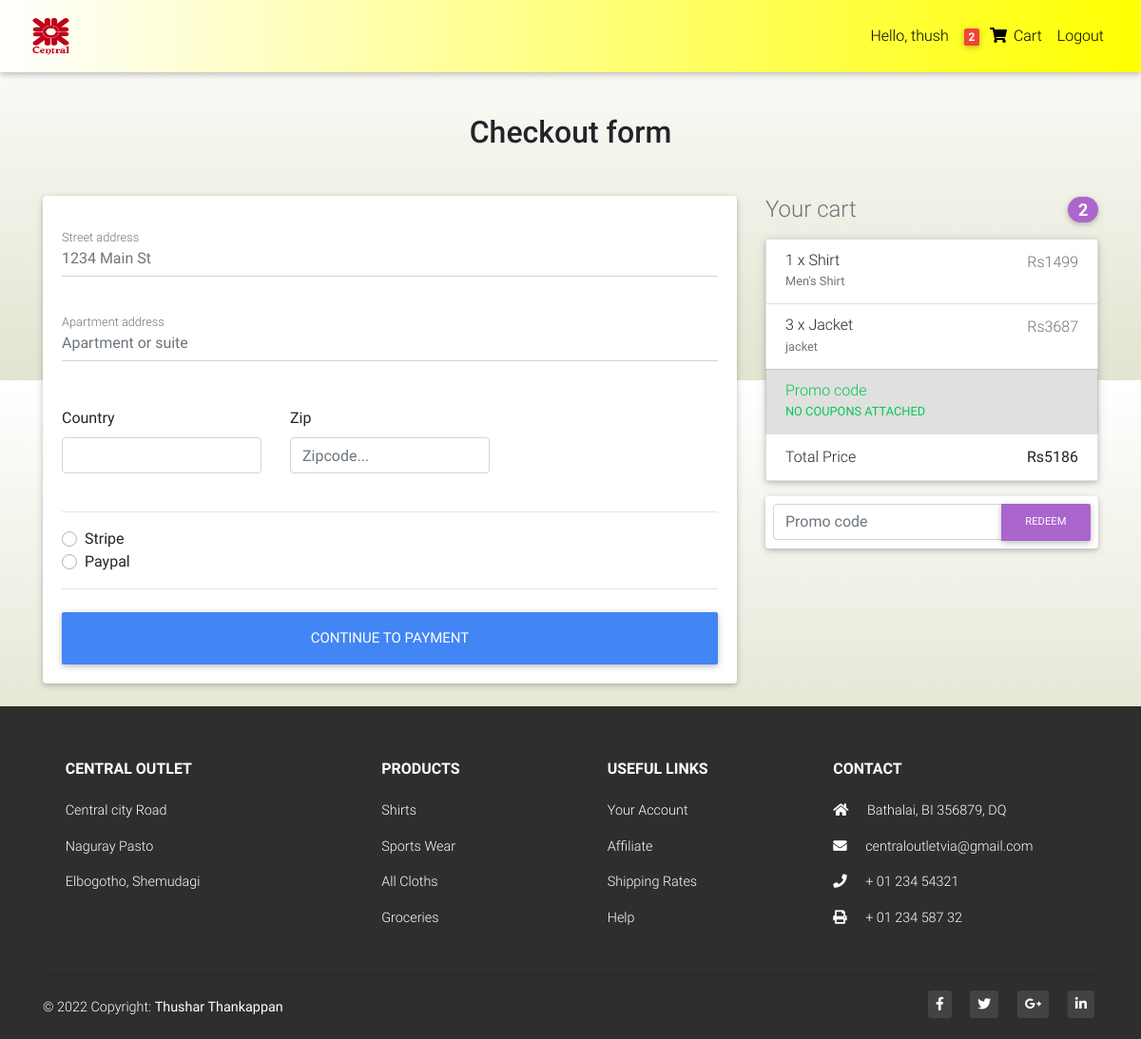
Screenshot of /checkout/ (signed in) with the database file from the repository.
### buyapp/models.py (models this page shows, shortened)
class Order(models.Model):
    user = models.ForeignKey(User, on_delete=models.CASCADE)
    items = models.ManyToManyField(OrderItem)
    address = models.ForeignKey(
        "Address", on_delete=models.SET_NULL, blank=True, null=True)
    payment = models.ForeignKey(
        "Payment", on_delete=models.SET_NULL, blank=True, null=True)
    coupon = models.ForeignKey(
        "Coupon", on_delete=models.SET_NULL, blank=True, null=True)
    ordered = models.BooleanField(default=False)
    start_date = models.DateTimeField(auto_now_add=True)
    ordered_date = models.DateTimeField()
    def get_total(self):
        total = 0
        for order_item in self.items.all():
            total += order_item.get_final_price()
        if self.coupon:
            total -= self.coupon.amount
        return total

class OrderItem(models.Model):
    user = models.ForeignKey(User, on_delete=models.CASCADE)
    item = models.ForeignKey(Item, on_delete=models.CASCADE)
    ordered = models.BooleanField(default=False)
    quantity = models.IntegerField(default=1)
    def get_total_item_discount_price(self):
        return self.quantity * self.item.discount_price
    def get_final_price(self):
        if self.item.discount_price:
            return self.get_total_item_discount_price()
        return self.get_total_item_price()

class Item(models.Model):
    title = models.CharField(max_length=200)
    price = models.IntegerField()
    discount_price = models.IntegerField(blank=True, null=True)
    slug = models.SlugField()
    status = models.CharField(max_length=200)
    category = models.CharField(choices=CATEGORY_CHOICES, max_length=2)
    label = models.CharField(choices=LABEL_CHOICES, max_length=2)
    description = models.TextField()
    image = models.ImageField(default='default.jpg', upload_to='productImages')

### buyapp/views.py (the view, shortened to what this page needs)
# urls.py: path('checkout/', CheckoutView.as_view(), name='checkout'),
class CheckoutView(View):
    def get(self, *args, **kwargs):
        order = Order.objects.get(user=self.request.user, ordered=False)
        coupon_form = CouponForm()
        form = AddressForm()
        context = {
            'form': form,
            'order': order,
            'coupon_form': coupon_form,
            "DISPLAY_COUPON_FORM": True
        }
        return render(self.request, 'checkout.html', context)

### buyapp/forms.py
class AddressForm(forms.Form):
    street_address = forms.CharField()
    apartment_address = forms.CharField()
    country = CountryField(blank_label="Select country").formfield(widget=CountrySelectWidget(attrs={
        "class": "custom-select d-block w-100"
    }))
    zip = forms.CharField(required=False)
    save_info = forms.BooleanField(required=False)
    use_default = forms.BooleanField(required=False)
    payment_option = forms.ChoiceField(
        widget=forms.RadioSelect(), choices=PAYMENT_CHOICES)

class CouponForm(forms.Form):
    code = forms.CharField(widget=forms.TextInput(attrs={
        'class': "form-control",
        'placeholder': "Promo code",
        'aria-label ': "Recipient's username",
        'aria-describedby': "basic-addon2"
    }), max_length=50)

### buyapp/templatetags/cart_template_tags.py (called while the page is built)
@register.filter
def cart_item_count(user):
    if user.is_authenticated:
        qs = Order.objects.filter(user=user, ordered=False)
        if qs.exists():
            order = qs[0]
            return order.items.count()
    return 0

### templates/checkout.html (shortened to what this page needs)
{% extends 'base.html' %}
{% load crispy_forms_tags %}
{% block content %}
<main class="mt-5 pt-4">
  <div class="container wow fadeIn">
    <h2 class="my-5 h2 text-center">Checkout form</h2>
    <div class="row">
      <div class="col-md-8 mb-4">
        <div class="card">
          <form class="card-body" method="POST">
            <div class="md-form mb-5">
              <input type="text" name="street_address" id="street_address" class="form-control" placeholder="1234 Main St" required>
              <label for="street_address" class="">Street address</label>
            </div>
            <div class="md-form mb-5">
              <input type="text" name="apartment_address" id="apartment_address" class="form-control" placeholder="Apartment or suite" required>
              <label for="apartment_address" class="">Apartment address</label>
            </div>
            <div class="row">
              <div class="col-lg-4 col-md-12 mb-4">
                <label for="country">Country</label>
                {{form.country}}
              </div>
              <div class="col-lg-4 col-md-6 mb-4">
                <label for="zip">Zip</label>
                <input type="text" name="zip" class="form-control" id="zip" placeholder="Zipcode..." >
              </div>
            </div>
            <hr>
            <div class="d-block my-3">
              <div class="custom-control custom-radio">
                <label class="custom-control-label" for="stripe">Stripe</label>
              </div>
              <div class="custom-control custom-radio">
                <label class="custom-control-label" for="paypal">Paypal</label>
              </div>
            </div>
            <hr class="mb-4">
            <button class="btn btn-primary btn-lg btn-block" type="submit">Continue to Payment</button>
          </form>
        </div>
      </div>
      <div class="col-md-4 mb-4">
        {% include "snippet.html" %}
      </div>
    </div>
  </div>
</main>
{% endblock content %}

### templates/base.html (shortened to what this page needs)
{% load static %}
{% load cart_template_tags %}
<!DOCTYPE html>
<html lang="en">
<head>
  <link rel="stylesheet" href="https://use.fontawesome.com/releases/v5.11.2/css/all.css">
  <link href="{% static 'css/bootstrap.min.css' %}" rel="stylesheet">
  <link href="{% static 'css/mdb.min.css' %}" rel="stylesheet">
  <link href="{% static 'css/style.min.css' %}" rel="stylesheet">
</head>
<body>
<nav class="navbar fixed-top navbar-expand-lg navbar-light white scrolling-navbar" style="background-image: linear-gradient(to right, white , yellow)">
  <div class="container-fluid">
      <a class="navbar-brand waves-effect" href="{% url 'home' %}">
        <img class="ml-0 pl-0" style="height: 42px;width: 45px;" src="{% static 'Central_logo.png' %}" alt="Logo">
      </a>
      <div class="collapse navbar-collapse" id="navbarSupportedContent">
      <ul class="navbar-nav nav-flex-icons">
        {% if request.user.is_authenticated %}
          <li class="nav-item">
            <a class="nav-link waves-effect" href="#">Hello, {{request.user.username}}
            </a>
          </li>
          <li class="nav-item">
          <a href="{% url 'order_summary' %}" class="nav-link waves-effect">
              <span class="badge red z-depth-1 mr-1">{{request.user|cart_item_count}}</span>
              <i class="fas fa-shopping-cart"></i>
              <span class="clearfix d-none d-sm-inline-block"> Cart </span>
          </a>
          </li>
          <li class="nav-item">
            <a class="nav-link waves-effect" href="{% url 'account_logout' %}">Logout
            </a>
          </li>
        {% endif %}
      </ul>
      </div>
  </div>
</nav>
{% block content %}
{% endblock content %}
<footer class="page-footer font-small elegant-color pt-4">
  <div class="container text-center text-md-left">
    <div class="row text-center text-md-left mt-3 pb-3">
      <div class="col-md-3 col-lg-3 col-xl-3 mx-auto mt-3">
        <h6 class="text-uppercase mb-4 font-weight-bold">Central Outlet</h6>
        <p>Central city Road</p>
        <p>Naguray Pasto</p>
        <p>Elbogotho, Shemudagi</p>
      </div>
      <div class="col-md-2 col-lg-2 col-xl-2 mx-auto mt-3">
        <h6 class="text-uppercase mb-4 font-weight-bold">Products</h6>
        <p>
          <a href="#!">Shirts</a>
        </p>
        <p>
          <a href="#!">Sports Wear</a>
        </p>
        <p>
          <a href="#!">All Cloths</a>
        </p>
        <p>
          <a href="#!">Groceries</a>
        </p>
      </div>
      <div class="col-md-3 col-lg-2 col-xl-2 mx-auto mt-3">
        <h6 class="text-uppercase mb-4 font-weight-bold">Useful links</h6>
        <p>
          <a href="#!">Your Account</a>
        </p>
        <p>
          <a href="#!">Affiliate</a>
        </p>
        <p>
          <a href="#!">Shipping Rates</a>
        </p>
        <p>
          <a href="#!">Help</a>
        </p>
      </div>
      <div class="col-md-4 col-lg-3 col-xl-3 mx-auto mt-3">
        <h6 class="text-uppercase mb-4 font-weight-bold">Contact</h6>
        <p>
          <i class="fas fa-home mr-3"></i> Bathalai, BI 356879, DQ</p>
        <p>
          <i class="fas fa-envelope mr-3"></i> centraloutletvia@gmail.com</p>
        <p>
          <i class="fas fa-phone mr-3"></i> + 01 234 54321</p>
        <p>
          <i class="fas fa-print mr-3"></i> + 01 234 587 32</p>
      </div>
    </div>
    <hr>
    <div class="row d-flex align-items-center">
      <div class="col-md-7 col-lg-8">
        <p class="text-center text-md-left">© 2022 Copyright:
          <a href="https://mdbootstrap.com/">
            <strong> Thushar Thankappan</strong>
          </a>
        </p>
      </div>
      <div class="col-md-5 col-lg-4 ml-lg-0">
        <div class="text-center text-md-right">
          <ul class="list-unstyled list-inline">
            <li class="list-inline-item">
              <a class="btn-floating btn-sm rgba-white-slight mx-1">
                <i class="fab fa-facebook-f"></i>
              </a>
            </li>
            <li class="list-inline-item">
              <a class="btn-floating btn-sm rgba-white-slight mx-1">
                <i class="fab fa-twitter"></i>
              </a>
            </li>
            <li class="list-inline-item">
              <a class="btn-floating btn-sm rgba-white-slight mx-1">
                <i class="fab fa-google-plus-g"></i>
              </a>
            </li>
            <li class="list-inline-item">
              <a class="btn-floating btn-sm rgba-white-slight mx-1">
                <i class="fab fa-linkedin-in"></i>
              </a>
            </li>
          </ul>
        </div>
      </div>
    </div>
  </div>
</footer>
</body>
</html>

### templates/snippet.html (shortened to what this page needs)
<h4 class="d-flex justify-content-between align-items-center mb-3">
  <span class="text-muted">Your cart</span>
  <span class="badge badge-secondary badge-pill">{{order.items.count}}</span>
</h4>
<ul class="list-group mb-3 z-depth-1">
  {% for order_item in order.items.all %}
  <li class="list-group-item d-flex justify-content-between lh-condensed">
    <div>
      <h6 class="my-0">{{order_item.quantity}} x {{order_item.item.title}}</h6>
      <small class="text-muted">{{order_item.item.description}}</small>
    </div>
    <span class="text-muted">Rs{{order_item.get_final_price}}</span>
  </li>
  {% endfor %}
  {% if order.coupon %}
  <li class="list-group-item d-flex justify-content-between bg-light">
    <div class="text-success">
      <h6 class="my-0">Promo code</h6>
      <small>{{order.coupon.code}}</small>
    </div>
    <span class="text-success">-${{order.coupon.amount}}</span>
  </li>
  {% else %}
  <li class="list-group-item d-flex justify-content-between bg-light">
    <div class="text-success">
      <h6 class="my-0">Promo code</h6>
      <small>NO COUPONS ATTACHED</small>
    </div>
  </li>
  {% endif %}
  <li class="list-group-item d-flex justify-content-between">
    <span>Total Price </span>
    <strong>Rs{{order.get_total}}</strong>
  </li>
</ul>
{% if DISPLAY_COUPON_FORM %}
<form class="card p-2" action="{% url 'add_coupon' %}" method="POST">
  <div class="input-group">
    {{coupon_form.code}}
    <div class="input-group-append">
      <button class="btn btn-secondary btn-md waves-effect m-0" type="submit">
        Redeem
      </button>
    </div>
  </div>
</form>
{% endif %}

### templates/base.html (style rules this page uses)
body { background-image: linear-gradient(to bottom, white , rgba(189, 189, 145, 0.418)); }
html, body, header, .carousel { height: 50vh; }

### rows the page displays
Order: items.count "2", get_total "5186"
OrderItem: quantity "1", item "Shirt", item.description "Men's Shirt", get_final_price "1499"
OrderItem: quantity "3", item "Jacket", item.description "jacket", get_final_price "3687"

### other values shown
{{ request.user.username }} "thush"
{{ request.user|cart_item_count }} "2"
